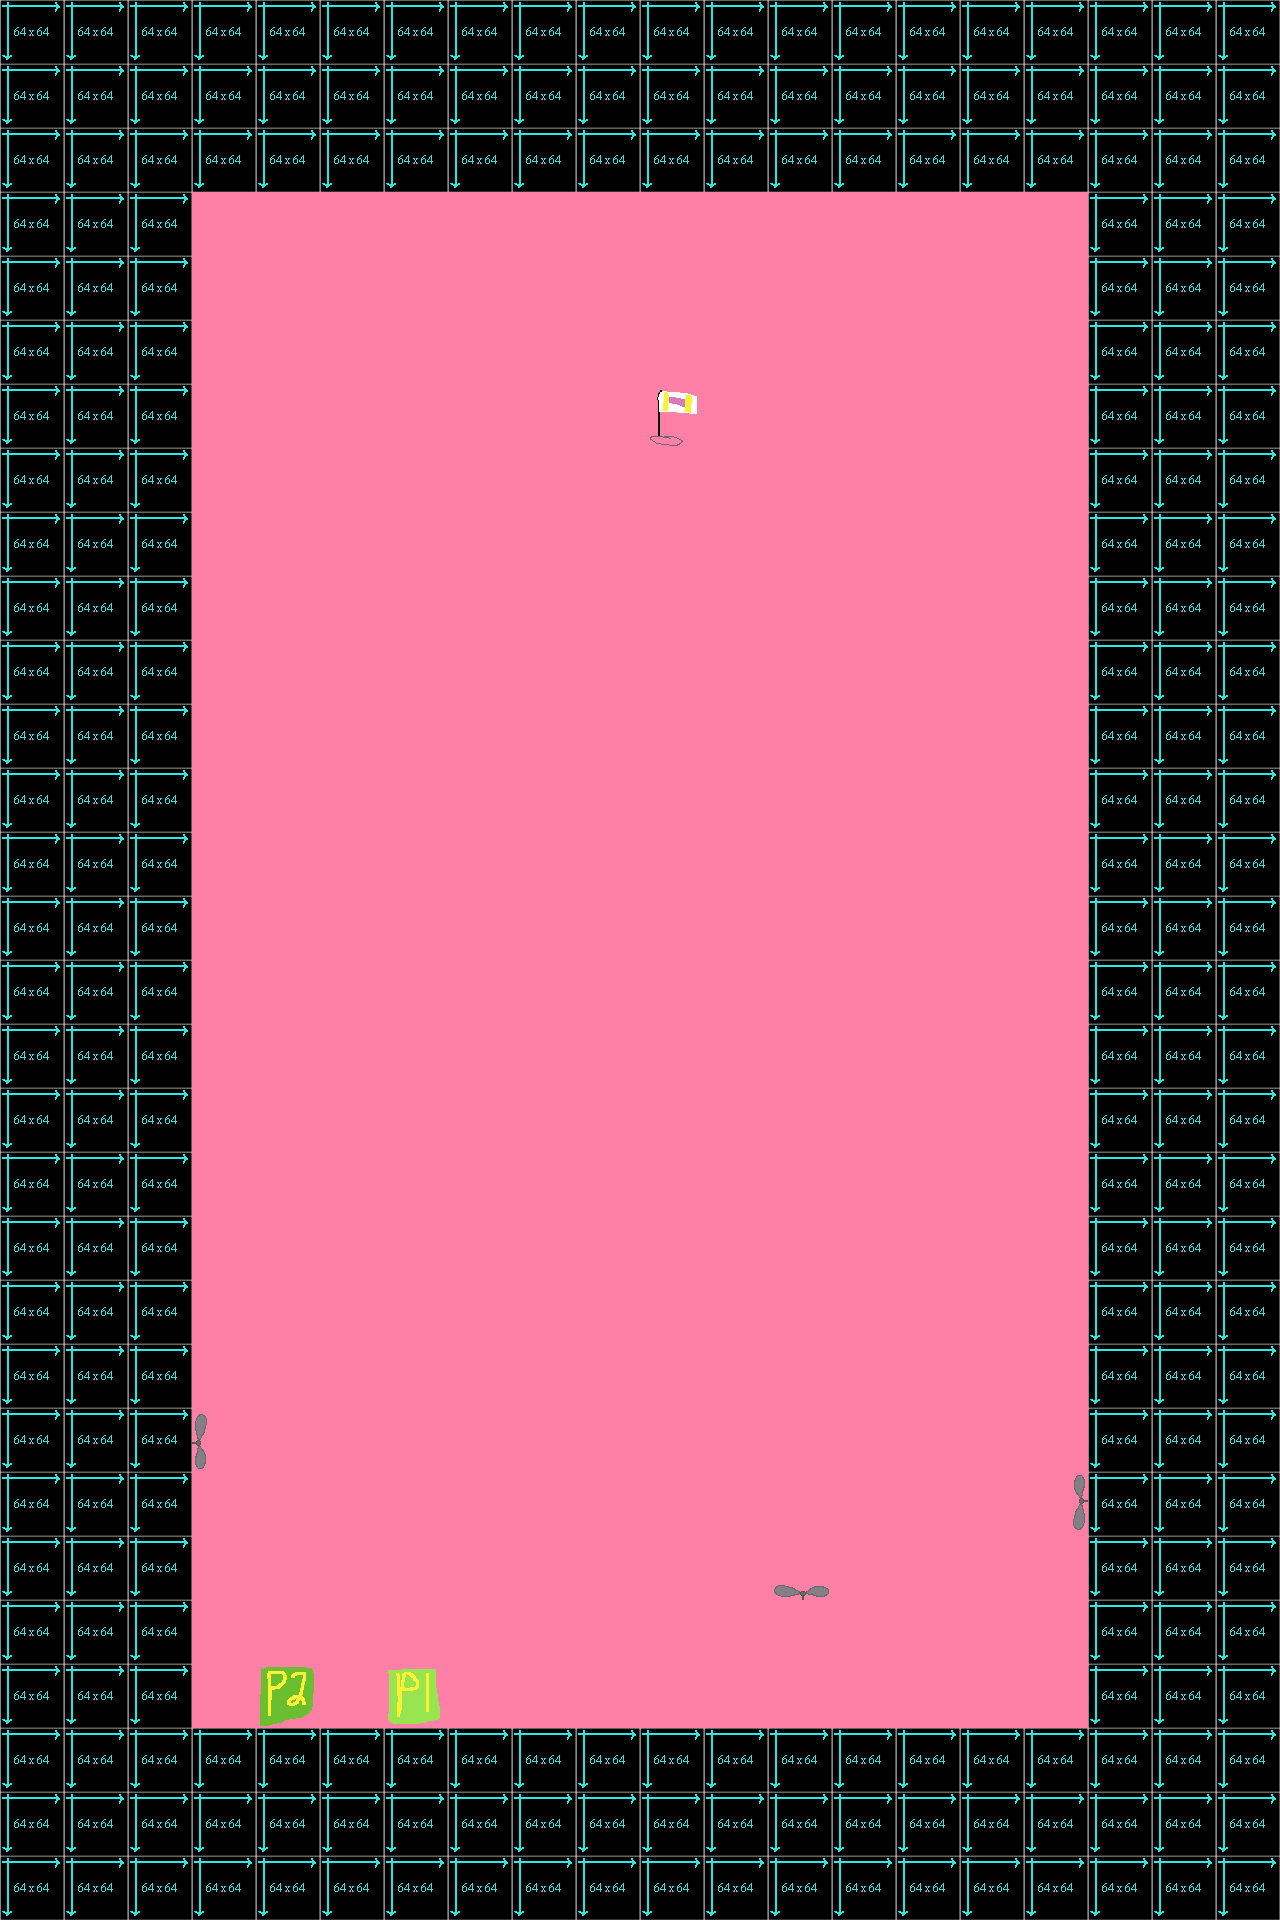

A level layout from a 2D game, rendered from its tile map. Below: a short description, then the map file with its tile-grid data intact:
An orthogonal 20x30 tile map with 64x64 px tiles, 2 tile layers (Tile Layer 1, Ingredients), 2 tilesets.

<map version="1.0" orientation="orthogonal" renderorder="right-down" width="20" height="30" tilewidth="64" tileheight="64" backgroundcolor="#ff80a6" nextobjectid="1">
 <tileset firstgid="1" source="Tiles.tsx" />
 <tileset firstgid="51" source="Ingredients.tsx" />
 <layer name="Tile Layer 1" width="20" height="30">
  <data encoding="csv">
1,1,1,1,1,1,1,1,1,1,1,1,1,1,1,1,1,1,1,1,
1,1,1,1,1,1,1,1,1,1,1,1,1,1,1,1,1,1,1,1,
1,1,1,1,1,1,1,1,1,1,1,1,1,1,1,1,1,1,1,1,
1,1,1,0,0,0,0,0,0,0,0,0,0,0,0,0,0,1,1,1,
1,1,1,0,0,0,0,0,0,0,0,0,0,0,0,0,0,1,1,1,
1,1,1,0,0,0,0,0,0,0,0,0,0,0,0,0,0,1,1,1,
1,1,1,0,0,0,0,0,0,0,0,0,0,0,0,0,0,1,1,1,
1,1,1,0,0,0,0,0,0,0,0,0,0,0,0,0,0,1,1,1,
1,1,1,0,0,0,0,0,0,0,0,0,0,0,0,0,0,1,1,1,
1,1,1,0,0,0,0,0,0,0,0,0,0,0,0,0,0,1,1,1,
1,1,1,0,0,0,0,0,0,0,0,0,0,0,0,0,0,1,1,1,
1,1,1,0,0,0,0,0,0,0,0,0,0,0,0,0,0,1,1,1,
1,1,1,0,0,0,0,0,0,0,0,0,0,0,0,0,0,1,1,1,
1,1,1,0,0,0,0,0,0,0,0,0,0,0,0,0,0,1,1,1,
1,1,1,0,0,0,0,0,0,0,0,0,0,0,0,0,0,1,1,1,
1,1,1,0,0,0,0,0,0,0,0,0,0,0,0,0,0,1,1,1,
1,1,1,0,0,0,0,0,0,0,0,0,0,0,0,0,0,1,1,1,
1,1,1,0,0,0,0,0,0,0,0,0,0,0,0,0,0,1,1,1,
1,1,1,0,0,0,0,0,0,0,0,0,0,0,0,0,0,1,1,1,
1,1,1,0,0,0,0,0,0,0,0,0,0,0,0,0,0,1,1,1,
1,1,1,0,0,0,0,0,0,0,0,0,0,0,0,0,0,1,1,1,
1,1,1,0,0,0,0,0,0,0,0,0,0,0,0,0,0,1,1,1,
1,1,1,0,0,0,0,0,0,0,0,0,0,0,0,0,0,1,1,1,
1,1,1,0,0,0,0,0,0,0,0,0,0,0,0,0,0,1,1,1,
1,1,1,0,0,0,0,0,0,0,0,0,0,0,0,0,0,1,1,1,
1,1,1,0,0,0,0,0,0,0,0,0,0,0,0,0,0,1,1,1,
1,1,1,0,0,0,0,0,0,0,0,0,0,0,0,0,0,1,1,1,
1,1,1,1,1,1,1,1,1,1,1,1,1,1,1,1,1,1,1,1,
1,1,1,1,1,1,1,1,1,1,1,1,1,1,1,1,1,1,1,1,
1,1,1,1,1,1,1,1,1,1,1,1,1,1,1,1,1,1,1,1
</data>
 </layer>
 <layer name="Ingredients" width="20" height="30">
  <data encoding="csv">
0,0,0,0,0,0,0,0,0,0,0,0,0,0,0,0,0,0,0,0,
0,0,0,0,0,0,0,0,0,0,0,0,0,0,0,0,0,0,0,0,
0,0,0,0,0,0,0,0,0,0,0,0,0,0,0,0,0,0,0,0,
0,0,0,0,0,0,0,0,0,0,0,0,0,0,0,0,0,0,0,0,
0,0,0,0,0,0,0,0,0,0,0,0,0,0,0,0,0,0,0,0,
0,0,0,0,0,0,0,0,0,0,0,0,0,0,0,0,0,0,0,0,
0,0,0,0,0,0,0,0,0,0,61,0,0,0,0,0,0,0,0,0,
0,0,0,0,0,0,0,0,0,0,0,0,0,0,0,0,0,0,0,0,
0,0,0,0,0,0,0,0,0,0,0,0,0,0,0,0,0,0,0,0,
0,0,0,0,0,0,0,0,0,0,0,0,0,0,0,0,0,0,0,0,
0,0,0,0,0,0,0,0,0,0,0,0,0,0,0,0,0,0,0,0,
0,0,0,0,0,0,0,0,0,0,0,0,0,0,0,0,0,0,0,0,
0,0,0,0,0,0,0,0,0,0,0,0,0,0,0,0,0,0,0,0,
0,0,0,0,0,0,0,0,0,0,0,0,0,0,0,0,0,0,0,0,
0,0,0,0,0,0,0,0,0,0,0,0,0,0,0,0,0,0,0,0,
0,0,0,0,0,0,0,0,0,0,0,0,0,0,0,0,0,0,0,0,
0,0,0,0,0,0,0,0,0,0,0,0,0,0,0,0,0,0,0,0,
0,0,0,0,0,0,0,0,0,0,0,0,0,0,0,0,0,0,0,0,
0,0,0,0,0,0,0,0,0,0,0,0,0,0,0,0,0,0,0,0,
0,0,0,0,0,0,0,0,0,0,0,0,0,0,0,0,0,0,0,0,
0,0,0,0,0,0,0,0,0,0,0,0,0,0,0,0,0,0,0,0,
0,0,0,0,0,0,0,0,0,0,0,0,0,0,0,0,0,0,0,0,
0,0,0,77,0,0,0,0,0,0,0,0,0,0,0,0,0,0,0,0,
0,0,0,0,0,0,0,0,0,0,0,0,0,0,0,0,68,0,0,0,
0,0,0,0,0,0,0,0,0,0,0,0,78,0,0,0,0,0,0,0,
0,0,0,0,0,0,0,0,0,0,0,0,0,0,0,0,0,0,0,0,
0,0,0,0,58,0,57,0,0,0,0,0,0,0,0,0,0,0,0,0,
0,0,0,0,0,0,0,0,0,0,0,0,0,0,0,0,0,0,0,0,
0,0,0,0,0,0,0,0,0,0,0,0,0,0,0,0,0,0,0,0,
0,0,0,0,0,0,0,0,0,0,0,0,0,0,0,0,0,0,0,0
</data>
 </layer>
</map>
